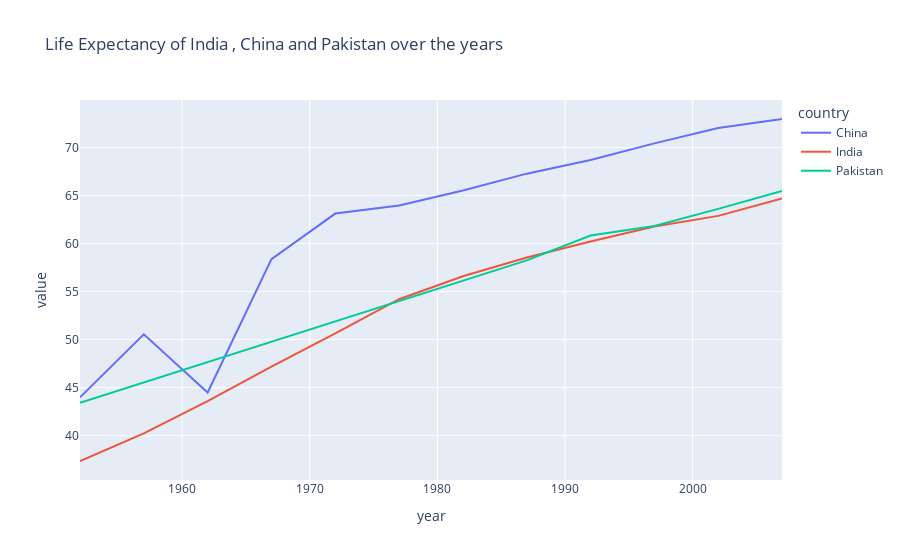

Notebook code cell kept with this figure:
### Code cell
px.line(temp , x = temp.index , y = temp.columns , title = 'Life Expectancy of India , China and Pakistan over the years')

### Figure 1 — Plotly figure (JSON) as saved in the notebook; plotly's stock layout.template omitted (floating-point values rounded to 4 significant figures)
{"data": [{"hovertemplate": "country=China<br>year=%{x}<br>value=%{y}<extra></extra>", "legendgroup": "China", "line": {"color": "#636efa", "dash": "solid"}, "marker": {"symbol": "circle"}, "mode": "lines", "name": "China", "orientation": "v", "showlegend": true, "type": "scatter", "x": [1952, 1957, 1962, 1967, 1972, 1977, 1982, 1987, 1992, 1997, 2002, 2007], "xaxis": "x", "y": [44.0, 50.55, 44.5, 58.38, 63.12, 63.97, 65.53, 67.27, 68.69, 70.43, 72.03, 72.96], "yaxis": "y"}, {"hovertemplate": "country=India<br>year=%{x}<br>value=%{y}<extra></extra>", "legendgroup": "India", "line": {"color": "#EF553B", "dash": "solid"}, "marker": {"symbol": "circle"}, "mode": "lines", "name": "India", "orientation": "v", "showlegend": true, "type": "scatter", "x": [1952, 1957, 1962, 1967, 1972, 1977, 1982, 1987, 1992, 1997, 2002, 2007], "xaxis": "x", "y": [37.37, 40.25, 43.6, 47.19, 50.65, 54.21, 56.6, 58.55, 60.22, 61.77, 62.88, 64.7], "yaxis": "y"}, {"hovertemplate": "country=Pakistan<br>year=%{x}<br>value=%{y}<extra></extra>", "legendgroup": "Pakistan", "line": {"color": "#00cc96", "dash": "solid"}, "marker": {"symbol": "circle"}, "mode": "lines", "name": "Pakistan", "orientation": "v", "showlegend": true, "type": "scatter", "x": [1952, 1957, 1962, 1967, 1972, 1977, 1982, 1987, 1992, 1997, 2002, 2007], "xaxis": "x", "y": [43.44, 45.56, 47.67, 49.8, 51.93, 54.04, 56.16, 58.24, 60.84, 61.82, 63.61, 65.48], "yaxis": "y"}], "layout": {"legend": {"title": {"text": "country"}, "tracegroupgap": 0}, "title": {"text": "Life Expectancy of India , China and Pakistan over the years"}, "xaxis": {"anchor": "y", "domain": [0, 1], "title": {"text": "year"}}, "yaxis": {"anchor": "x", "domain": [0, 1], "title": {"text": "value"}}}}
